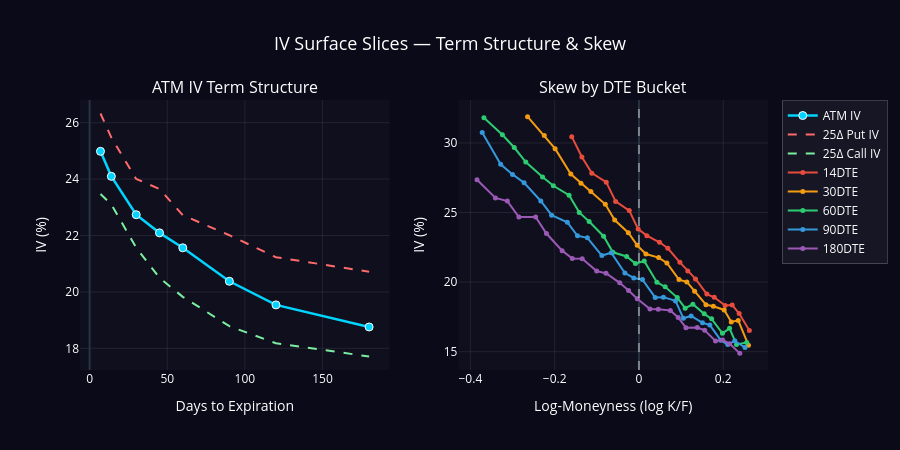

Here is the notebook cell this chart was saved with:
### Markdown cell above
#### 2D SURFACE SLICES: TERM STRUCTURE + SKEW

### Code cell
def plot_surface_slices(metrics: pd.DataFrame, chain_df: pd.DataFrame) -> go.Figure:
    """
    Two-panel plot:
      Left:  ATM IV term structure
      Right: Skew (IV vs log-moneyness) for selected DTE buckets
    """
    fig = make_subplots(
        rows=1, cols=2,
        subplot_titles=('ATM IV Term Structure', 'Skew by DTE Bucket'),
        horizontal_spacing=0.10,
    )

    # ── Left: term structure ──────────────────────────────────────────────────
    fig.add_trace(go.Scatter(
        x=metrics['DTE'], y=metrics['atm_iv']*100,
        mode='lines+markers',
        name='ATM IV',
        line=dict(color='#00d4ff', width=2.5),
        marker=dict(size=8, color='#00d4ff',
                    symbol='circle', line=dict(color='white', width=1)),
        hovertemplate='DTE: %{x}d | ATM IV: %{y:.2f}%<extra></extra>',
    ), row=1, col=1)

    fig.add_trace(go.Scatter(
        x=metrics['DTE'], y=metrics['p25d_iv']*100,
        mode='lines', name='25Δ Put IV',
        line=dict(color='#ff6b6b', width=2, dash='dash'),
        hovertemplate='DTE: %{x}d | 25Δ Put IV: %{y:.2f}%<extra></extra>',
    ), row=1, col=1)

    fig.add_trace(go.Scatter(
        x=metrics['DTE'], y=metrics['c25d_iv']*100,
        mode='lines', name='25Δ Call IV',
        line=dict(color='#7bed9f', width=2, dash='dash'),
        hovertemplate='DTE: %{x}d | 25Δ Call IV: %{y:.2f}%<extra></extra>',
    ), row=1, col=1)

    # ── Right: skew slices ────────────────────────────────────────────────────
    colors = ['#e74c3c','#f39c12','#2ecc71','#3498db','#9b59b6']
    puts_  = chain_df[chain_df['option_type']=='put']
    target_dtes = [14, 30, 60, 90, 180]

    for color, dte in zip(colors, target_dtes):
        df_dte = puts_[puts_['DTE']==dte].sort_values('log_moneyness')
        if len(df_dte) < 3:
            continue
        fig.add_trace(go.Scatter(
            x=df_dte['log_moneyness'],
            y=df_dte['impliedVolatility']*100,
            mode='lines+markers',
            name=f'{dte}DTE',
            line=dict(color=color, width=2),
            marker=dict(size=5),
            hovertemplate=(
                f'DTE={dte} | LM: %{{x:.3f}} | IV: %{{y:.2f}}%<extra></extra>'
            ),
        ), row=1, col=2)

    # Add vertical line at ATM (log_moneyness = 0)
    fig.add_vline(x=0, line_dash='dash', line_color='white',
                  opacity=0.4, row=1, col=2)

    fig.update_layout(
        height=450,
        template='plotly_dark',
        title=dict(text='IV Surface Slices — Term Structure & Skew',
                   font=dict(size=18), x=0.5),
        plot_bgcolor='rgba(15,15,30,1)',
        paper_bgcolor='rgba(10,10,25,1)',
        font=dict(color='white'),
        legend=dict(bgcolor='rgba(255,255,255,0.05)',
                    bordercolor='rgba(255,255,255,0.2)', borderwidth=1),
    )
    fig.update_xaxes(title_text='Days to Expiration', row=1, col=1,
                     gridcolor='rgba(255,255,255,0.08)')
    fig.update_xaxes(title_text='Log-Moneyness (log K/F)', row=1, col=2,
                     gridcolor='rgba(255,255,255,0.08)')
    fig.update_yaxes(title_text='IV (%)', row=1, col=1,
                     gridcolor='rgba(255,255,255,0.08)')
    fig.update_yaxes(title_text='IV (%)', row=1, col=2,
                     gridcolor='rgba(255,255,255,0.08)')
    return fig


fig_slices = plot_surface_slices(metrics, chain)
fig_slices.show()

### Figure 1 — Plotly figure (JSON) as saved in the notebook; plotly's stock layout.template omitted (floating-point values rounded to 4 significant figures)
{"data": [{"hovertemplate": "DTE: %{x}d | ATM IV: %{y:.2f}%<extra></extra>", "line": {"color": "#00d4ff", "width": 2.5}, "marker": {"color": "#00d4ff", "line": {"color": "white", "width": 1}, "size": 8, "symbol": "circle"}, "mode": "lines+markers", "name": "ATM IV", "type": "scatter", "x": [7, 14, 30, 45, 60, 90, 120, 180], "xaxis": "x", "y": [24.98, 24.1, 22.74, 22.09, 21.56, 20.38, 19.54, 18.76], "yaxis": "y"}, {"hovertemplate": "DTE: %{x}d | 25Δ Put IV: %{y:.2f}%<extra></extra>", "line": {"color": "#ff6b6b", "dash": "dash", "width": 2}, "mode": "lines", "name": "25Δ Put IV", "type": "scatter", "x": [7, 14, 30, 45, 60, 90, 120, 180], "xaxis": "x", "y": [26.32, 25.47, 24.0, 23.65, 22.72, 22.01, 21.23, 20.71], "yaxis": "y"}, {"hovertemplate": "DTE: %{x}d | 25Δ Call IV: %{y:.2f}%<extra></extra>", "line": {"color": "#7bed9f", "dash": "dash", "width": 2}, "mode": "lines", "name": "25Δ Call IV", "type": "scatter", "x": [7, 14, 30, 45, 60, 90, 120, 180], "xaxis": "x", "y": [23.47, 23.1, 21.57, 20.5, 19.82, 18.79, 18.18, 17.71], "yaxis": "y"}, {"hovertemplate": "DTE=14 | LM: %{x:.3f} | IV: %{y:.2f}%<extra></extra>", "line": {"color": "#e74c3c", "width": 2}, "marker": {"size": 5}, "mode": "lines+markers", "name": "14DTE", "type": "scatter", "x": [-0.1595, -0.1354, -0.1119, -0.07763, -0.05541, -0.02297, -0.001918, 0.0187, 0.04885, 0.06846, 0.09717, 0.1159, 0.1342, 0.1611, 0.1787, 0.2044, 0.2212, 0.2378, 0.262], "xaxis": "x2", "y": [30.45, 28.99, 27.83, 27.18, 25.8, 25.14, 23.81, 23.34, 22.86, 22.43, 21.42, 20.8, 20.23, 19.14, 18.91, 18.32, 18.36, 17.74, 16.53], "yaxis": "y2"}, {"hovertemplate": "DTE=30 | LM: %{x:.3f} | IV: %{y:.2f}%<extra></extra>", "line": {"color": "#f39c12", "width": 2}, "marker": {"size": 5}, "mode": "lines+markers", "name": "30DTE", "type": "scatter", "x": [-0.2644, -0.2247, -0.199, -0.1617, -0.1376, -0.1141, -0.07982, -0.0576, -0.02516, -0.00411, 0.01651, 0.04666, 0.06627, 0.09498, 0.1137, 0.132, 0.1589, 0.1765, 0.2022, 0.219, 0.2356, 0.2599], "xaxis": "x2", "y": [31.89, 30.54, 29.59, 27.76, 27.1, 26.51, 25.59, 24.46, 23.55, 22.64, 22.02, 21.76, 21.38, 20.18, 20.01, 19.35, 18.38, 18.26, 18, 17.14, 17.25, 15.47], "yaxis": "y2"}, {"hovertemplate": "DTE=60 | LM: %{x:.3f} | IV: %{y:.2f}%<extra></extra>", "line": {"color": "#2ecc71", "width": 2}, "marker": {"size": 5}, "mode": "lines+markers", "name": "60DTE", "type": "scatter", "x": [-0.3679, -0.3241, -0.2959, -0.2685, -0.2288, -0.2031, -0.1658, -0.1418, -0.1182, -0.08393, -0.06171, -0.02927, -0.008219, 0.0124, 0.04255, 0.06216, 0.09087, 0.1096, 0.1279, 0.1548, 0.1724, 0.1981, 0.2149, 0.2315, 0.2557], "xaxis": "x2", "y": [31.81, 30.59, 29.67, 28.63, 27.55, 26.92, 26.24, 25.01, 24.36, 23.3, 22.14, 21.84, 21.33, 21.52, 19.99, 19.66, 18.89, 18.13, 18.41, 17.72, 17.36, 16.32, 16.68, 15.52, 15.66], "yaxis": "y2"}, {"hovertemplate": "DTE=90 | LM: %{x:.3f} | IV: %{y:.2f}%<extra></extra>", "line": {"color": "#3498db", "width": 2}, "marker": {"size": 5}, "mode": "lines+markers", "name": "90DTE", "type": "scatter", "x": [-0.372, -0.3282, -0.3, -0.2726, -0.2329, -0.2072, -0.17, -0.1459, -0.1223, -0.08804, -0.06582, -0.03338, -0.01233, 0.008291, 0.03844, 0.05805, 0.08676, 0.1055, 0.1238, 0.1507, 0.1683, 0.194, 0.2108, 0.2273, 0.2516], "xaxis": "x2", "y": [30.75, 28.46, 27.74, 27.14, 25.83, 24.81, 24.3, 23.33, 23.18, 21.91, 22.11, 20.65, 20.3, 20.18, 18.9, 18.92, 18.65, 17.4, 17.57, 17.08, 16.91, 15.83, 15.51, 15.78, 15.3], "yaxis": "y2"}, {"hovertemplate": "DTE=180 | LM: %{x:.3f} | IV: %{y:.2f}%<extra></extra>", "line": {"color": "#9b59b6", "width": 2}, "marker": {"size": 5}, "mode": "lines+markers", "name": "180DTE", "type": "scatter", "x": [-0.3843, -0.3405, -0.3123, -0.2849, -0.2452, -0.2196, -0.1823, -0.1582, -0.1347, -0.1004, -0.07815, -0.04571, -0.02466, -0.004038, 0.02611, 0.04572, 0.07443, 0.09313, 0.1115, 0.1384, 0.1559, 0.1817, 0.1985, 0.215, 0.2393], "xaxis": "x2", "y": [27.35, 26.05, 25.82, 24.68, 24.68, 23.49, 22.26, 21.69, 21.68, 20.79, 20.64, 19.95, 19.4, 18.8, 18.07, 18.05, 17.96, 17.46, 16.73, 16.74, 16.54, 15.77, 15.84, 15.58, 14.88], "yaxis": "y2"}], "layout": {"annotations": [{"font": {"size": 16}, "showarrow": false, "text": "ATM IV Term Structure", "x": 0.225, "xanchor": "center", "xref": "paper", "y": 1, "yanchor": "bottom", "yref": "paper"}, {"font": {"size": 16}, "showarrow": false, "text": "Skew by DTE Bucket", "x": 0.775, "xanchor": "center", "xref": "paper", "y": 1, "yanchor": "bottom", "yref": "paper"}], "font": {"color": "white"}, "height": 450, "legend": {"bgcolor": "rgba(255,255,255,0.05)", "bordercolor": "rgba(255,255,255,0.2)", "borderwidth": 1}, "paper_bgcolor": "rgba(10,10,25,1)", "plot_bgcolor": "rgba(15,15,30,1)", "shapes": [{"line": {"color": "white", "dash": "dash"}, "opacity": 0.4, "type": "line", "x0": 0, "x1": 0, "xref": "x2", "y0": 0, "y1": 1, "yref": "y2 domain"}], "title": {"font": {"size": 18}, "text": "IV Surface Slices — Term Structure & Skew", "x": 0.5}, "xaxis": {"anchor": "y", "domain": [0, 0.45], "gridcolor": "rgba(255,255,255,0.08)", "title": {"text": "Days to Expiration"}}, "xaxis2": {"anchor": "y2", "domain": [0.55, 1], "gridcolor": "rgba(255,255,255,0.08)", "title": {"text": "Log-Moneyness (log K/F)"}}, "yaxis": {"anchor": "x", "domain": [0, 1], "gridcolor": "rgba(255,255,255,0.08)", "title": {"text": "IV (%)"}}, "yaxis2": {"anchor": "x2", "domain": [0, 1], "gridcolor": "rgba(255,255,255,0.08)", "title": {"text": "IV (%)"}}}}
